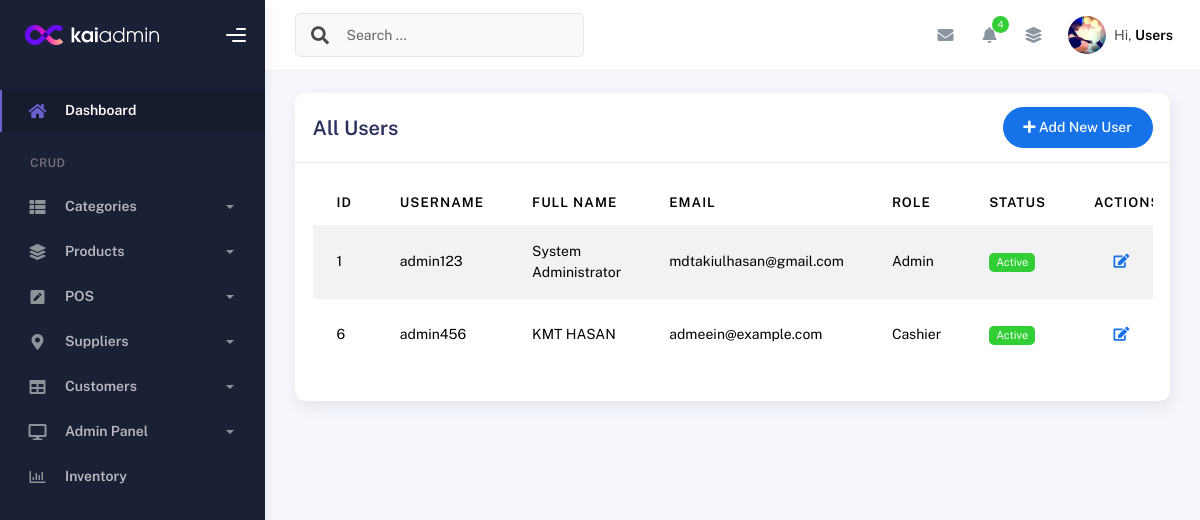
Before: /admin/view_user.php (signed in) with the older database file.
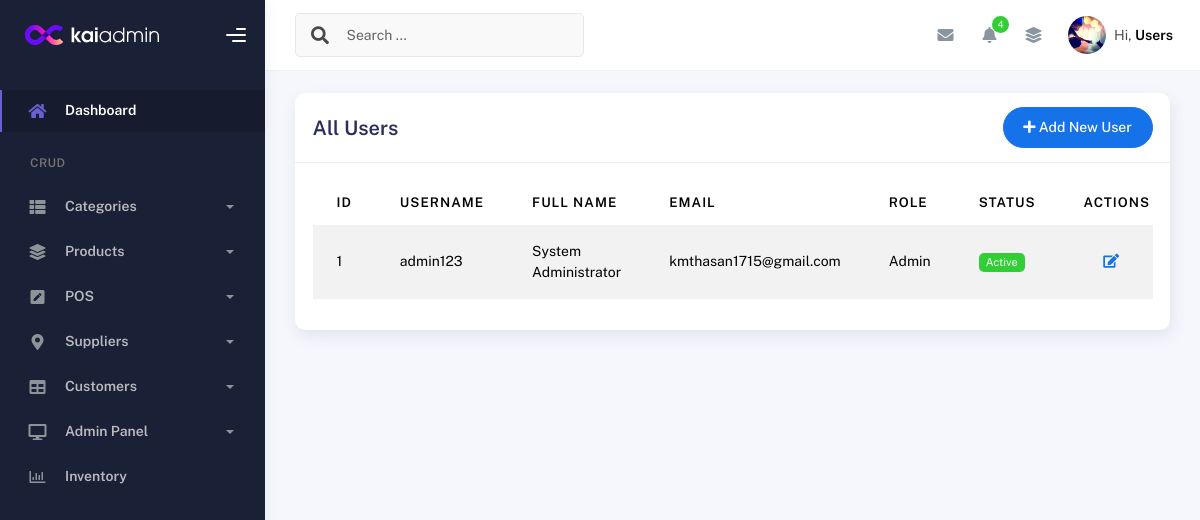
After: the same page with the newer database file.
### tables this page shows
CREATE TABLE `users` (
  `id` int(11) NOT NULL,
  `profile_pic` varchar(255) DEFAULT NULL,
  `username` varchar(50) NOT NULL,
  `password` varchar(255) NOT NULL,
  `full_name` varchar(100) NOT NULL,
  `email` varchar(100) NOT NULL,
  `role` enum('admin','manager','cashier','inventory') NOT NULL DEFAULT 'cashier',
  `is_active` tinyint(1) NOT NULL DEFAULT 1,
  `last_login` datetime DEFAULT NULL,
  `last_login_ip` varchar(45) DEFAULT NULL,
  `login_attempts` tinyint(4) NOT NULL DEFAULT 0,
  `locked_until` datetime DEFAULT NULL,
  `reset_token` varchar(100) DEFAULT NULL,
  `reset_token_expires` datetime DEFAULT NULL,
  `email_verified` tinyint(1) NOT NULL DEFAULT 0,
  `verification_token` varchar(100) DEFAULT NULL,
  `password_changed_at` timestamp NULL DEFAULT NULL,
  `created_at` timestamp NOT NULL DEFAULT current_timestamp(),
  `updated_at` timestamp NOT NULL DEFAULT current_timestamp() ON UPDATE current_timestamp(),
  `is_deleted` tinyint(1) DEFAULT 0,
  `deleted_at` timestamp NULL DEFAULT NULL
);

### includes/crud_class.php (called while the page is built, shortened)
<?php
class CRUD {
    protected $host = 'localhost';
    protected $username = 'root';
    protected $password = '';
    protected $database = 'inventory_system';
    protected $connect;
    function __construct() {
        $this->connect = new mysqli($this->host, $this->username, $this->password, $this->database);
        $this->connect->set_charset("utf8mb4");
    }
    private function bind_params($stmt, $params) {
        $types = '';
        $values = [];
        foreach ($params as $value) {
            if (is_int($value)) {
                $types .= 'i';
            } elseif (is_float($value)) {
                $types .= 'd';
            } else {
                $types .= 's';
            }
            $values[] = $value;
        }
        array_unshift($values, $types);
        return call_user_func_array([$stmt, 'bind_param'], $this->ref_values($values));
    }
    private function ref_values($array) {
        $refs = [];
        foreach ($array as $key => $value) {
            $refs[$key] = &$array[$key];
        }
        return $refs;
    }
    public function common_select($table, $fields = '*', $where = false, $sort = 'id', $sort_type = 'asc', $offset = false, $limit = false) {
        $data = [];
        $error = 0;
        $error_msg = "";
        $params = [];
        $sql = "SELECT $fields FROM `$table`";
        if ($where && is_array($where)) {
            $sql .= " WHERE ";
            $i = 0;
            foreach ($where as $k => $v) {
                $sql .= "`$k` = ?";
                $params[] = $v;
            }
        }
        if ($sort) {
            $sql .= " ORDER BY `$sort` " . (strtoupper($sort_type) === 'DESC' ? 'DESC' : 'ASC');
        }
        $stmt = $this->connect->prepare($sql);
        if ($stmt) {
            if (!empty($params)) {
                if (!$this->bind_params($stmt, $params)) {
                    return ['data' => [], 'error' => 1, 'error_msg' => "Parameter binding failed"];
                }
            }
            if ($stmt->execute()) {
                $result = $stmt->get_result();
                if ($result->num_rows > 0) {
                    while ($r = $result->fetch_object()) {
                        $data[] = $r;
                    }
                }
            } else {
                $error = 1;
                $error_msg = $stmt->error;
            }
        } else {
            $error = 1;
            $error_msg = $this->connect->error;
        }
        return ['data' => $data, 'error' => $error, 'error_msg' => $error_msg];
    }
}

### db_plugin.php (called while the page is built, shortened)
<?php
require_once __DIR__ . '/includes/crud_class.php';
$mysqli=new crud();
?>

### admin/view_user.php (the view, shortened to what the changed rows need)
<?php
require_once __DIR__ . '/../db_plugin.php';
$users_result = $mysqli->common_select('users', '*', ['is_deleted' => 0]);
$users = $users_result['data'] ?? [];
 require_once __DIR__ . '/../requires/header.php';
 require_once __DIR__ . '/../requires/topbar.php';
?>
<div class="container">
    <div class="page-inner">
        <div class="card">
            <div class="card-body">
                <div class="table-responsive">
                    <table id="userTable" class="display table table-striped table-hover">
                        <thead>
                            <tr>
                                <th>ID</th>
                                <th>Username</th>
                                <th>Full Name</th>
                                <th>Email</th>
                                <th>Role</th>
                                <th>Status</th>
                                <th>Actions</th>
                            </tr>
                        </thead>
                        <tbody>
                            <?php if (!empty($users)): ?>
                                <?php foreach ($users as $user): ?>
                                    <tr>
                                        <td><?= $user->id ?></td>
                                        <td><?= htmlspecialchars($user->username) ?></td>
                                        <td><?= htmlspecialchars($user->full_name) ?></td>
                                        <td><?= htmlspecialchars($user->email) ?></td>
                                        <td><?= ucfirst($user->role) ?></td>
                                        <td>
                                            <span class="badge <?= $user->is_active ? 'badge-success' : 'badge-danger' ?>">
                                                <?= $user->is_active ? 'Active' : 'Inactive' ?>
                                            </span>
                                        </td>
                                        <td>
                                            <div class="form-button-action">
                                                <a href="edit_user.php?id=<?= $user->id ?>" class="btn btn-link btn-primary">
                                                    <i class="fa fa-edit"></i>
                                                </a>
                                                <a href="view_user.php?delete_id=<?= $user->id ?>"
                                                   class="btn btn-link btn-danger"
                                                   onclick="return confirm('Are you sure you want to delete this user?')">
                                                </a>
                                            </div>
                                        </td>
                                    </tr>
                                <?php endforeach; ?>
                            <?php else: ?>
                                <tr>
                                    <td colspan="7" class="text-center">No users found</td>
                                </tr>
                            <?php endif; ?>
                        </tbody>
                    </table>
                </div>
            </div>
        </div>
    </div>
</div>
<?php require_once __DIR__ . '/../requires/footer.php'; ?>

Changed rows visible on the page:
removed users: id "6", username "admin456", full_name "KMT HASAN", email "admeein@example.com", role "Cashier", is_active "Active"
changed users "admin123": email "mdtakiulhasan@gmail.com" → "kmthasan1715@gmail.com"
